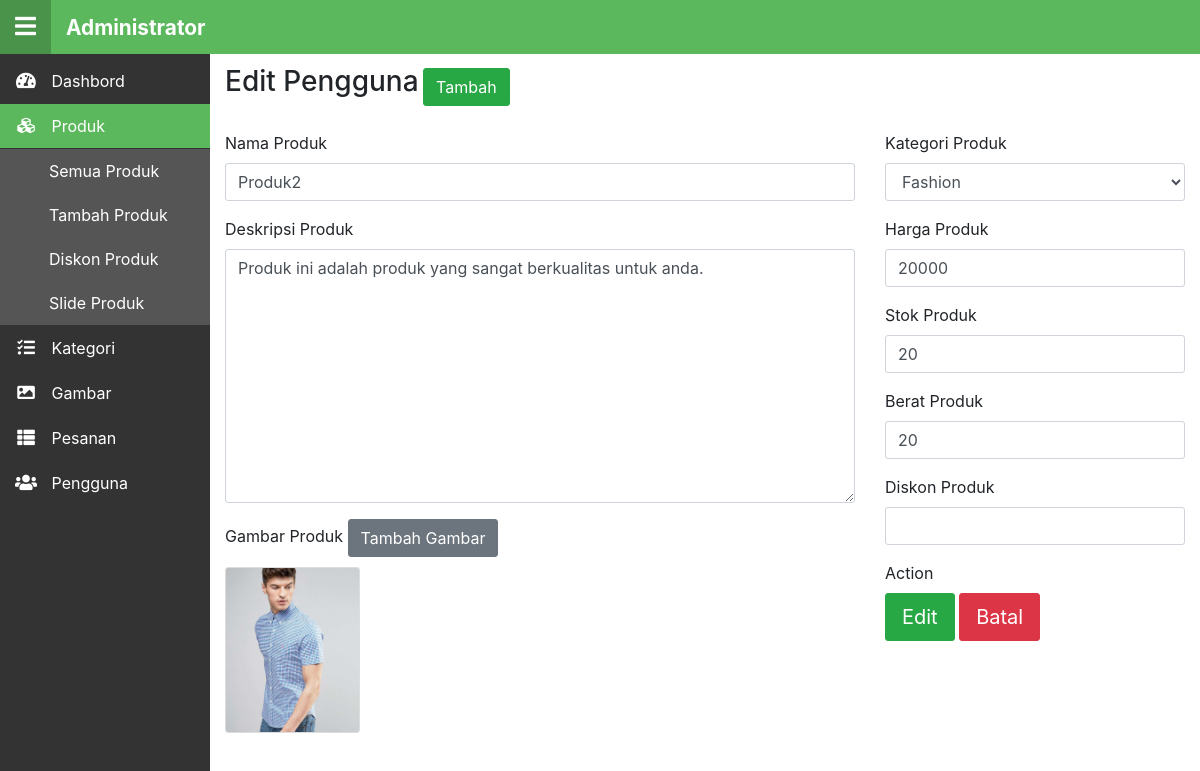
The app's page /admin/edit-produk/5 with its own data.
### tables this page shows
CREATE TABLE `produk` (
  `id` int(11) NOT NULL,
  `nama` varchar(220) NOT NULL,
  `harga` varchar(220) NOT NULL,
  `berat` varchar(220) NOT NULL,
  `ukuran` varchar(200) NOT NULL,
  `warna` varchar(200) NOT NULL,
  `stok` varchar(220) NOT NULL,
  `gambar` varchar(500) NOT NULL,
  `kategori` varchar(220) NOT NULL,
  `diskon` varchar(220) NOT NULL,
  `deskripsi` text NOT NULL
);

CREATE TABLE `gambar` (
  `id` int(11) NOT NULL,
  `nama` varchar(220) NOT NULL
);

### application/controllers/Admin_add_produk.php (called while the page is built, shortened)
<?php
class Admin_add_produk extends CI_Controller {
	public function view($id = '')
	{
		$produk = $this->general->read('produk', array('id' => $id));
		$gambar = explode(',', @$produk->gambar);
		$gambar_produk = [];
		foreach ($gambar as $gambar_id) {
			$gambar_produk[] = $this->general->read('gambar', array('id' => $gambar_id));
		}
		$data['gambar_produk'] = !empty($produk->gambar) ? $gambar_produk: null;
		$data['produk'] = $produk;
		$data['gambar'] = $this->general->read('gambar');
		$data['kategori'] = $this->general->read('kategori');
		$data['title1'] = !empty($id) ? 'Edit Pengguna': 'Tambah';
		$data['msg'] = $this->input->cookie('msg');
		$data['submit'] = !empty($id) ? 'edit': 'add';
		$data['title_submit'] = !empty($id) ? 'Edit': 'Tambah';
		$data['csrf'] = array(
			        'name' => $this->security->get_csrf_token_name(),
			        'hash' => $this->security->get_csrf_hash()
			    );
		$content['content'] = $this->load->view('admin/add-produk', $data, true);
		$title = 'Produk - Administrator';
		$content['title'] = !empty($id) ? 'Edit '.$title: 'Tambah '.$title;
		$content['btn'] = 'produk';
		$this->load->view('layout/admin_template', $content);
		$id = !empty($id) ? $id: @$this->general->last('produk')->id;
		$this->general->reload('admin/edit-produk/'.@$id, array('add', 'edit'));
	}
}

### index.php (called while the page is built, shortened)
<?php
require_once BASEPATH.'core/CodeIgniter.php';

### application/models/General.php (called while the page is built, shortened)
<?php
class General extends CI_Model{
	public function read($table, $id = array())
	{
		if(empty($id)){
			$query = $this->db->get($table);
			return $query->result();
		}else{
			$query = $this->db->get_where($table, $id);
			return $query->row();
		}
	}
}

### application/views/admin/add-produk.php (the view, shortened to what this page needs)
<h3 class="dib"><?=$title1?></h3>
<a href="<?=site_url('admin/tambah-produk/')?>" class="btn btn-success">Tambah</a>
<br>
<br>
<form method="post">
<div class="row">
	<div class="col-md-8">
		<div class="form-group">
			<label>Nama Produk</label>
			<input type="text" class="form-control" name="name" value="<?=@$produk->nama?>">
		</div>
		<div class="form-group">
			<label>Deskripsi Produk</label>
			<textarea class="form-control" name="tentang" rows="10" style="resize:vertical;"><?=@$produk->deskripsi?></textarea>
		</div>
		<div class="form-group">
			<label>Gambar Produk</label>
			<button type="button" class="btn btn-secondary" data-toggle="modal" data-target=".tambah-gambar">Tambah Gambar</button>
				<div class="gambar-produk">
					<?php
					if(!empty($gambar_produk)):
						foreach ($gambar_produk as $gambar_produk_item):?>
						<div class="col-md-3 col-sm-3 gambar-item img-list" id="<?=$gambar_produk_item->id?>">
							<img src="<?=base_url('assets/upload/'.$gambar_produk_item->nama)?>" alt="" class="img">
							<div class="img-select"></div>
						</div>
					<?php
						endforeach;
					endif;
					?>
					<div class="clearfix"></div>
				</div>
		</div>
	</div>
	<div class="col-md-4">
		<div class="form-group">
			<label>Kategori Produk</label>
			<select class="form-control" name="kategori">
				<?php foreach ($kategori as $kategori_item){
						$select = $kategori_item->nama == $produk->kategori ? 'selected="selected"': '';
						echo '<option '.$select.'>'.$kategori_item->nama.'</option>';
					}?>
			</select>
		</div>
		<div class="form-group">
			<label>Harga Produk</label>
			<input type="number" class="form-control" name="harga" value="<?=@$produk->harga?>">
		</div>
		<div class="form-group">
			<label>Stok Produk</label>
			<input type="number" class="form-control" name="stok" value="<?=@$produk->stok?>">
		</div>
		<div class="form-group">
			<label>Berat Produk</label>
			<input type="number" class="form-control" name="berat" title="gram" value="<?=@$produk->berat?>">
		</div>
		<div class="form-group">
			<label>Diskon Produk</label>
			<input type="number" class="form-control" name="diskon" title="persen" value="<?=@$produk->diskon?>">
		</div>
		<div class="form-group">
			<label>Action</label>
			<br>
			<button type="submit" class="btn btn-success btn-lg" name="<?=$submit?>" value="1"><?=$title_submit?></button>
			<a href="<?=site_url('admin/produk')?>" class="btn btn-danger btn-lg">Batal</a>
		</div>
	</div>
</div>
</form>

### assets/css/main.css (style rules this page uses)
.dib { display:inline-block; }
.img { max-width:100%; max-height:100%; }
.form-control, .mce-tinymce, .btn, .panel { border-radius: 3px; }

### assets/css/admin.css (style rules this page uses)
.img-select { position:absolute; top:0; left:0; bottom:0; right:0; margin:10px 15px; border-radius:3px; }
.gambar-produk { margin:0 -15px; }
.gambar-item { float:left; position: relative; padding:10px 15px; }
.gambar-item img { border:1px solid #ddd; border-radius:3px; }

### records on screen
produk: name "Produk2", tentang "Produk ini adalah produk yang sangat berkualitas untuk anda.", harga "20000", stok "20", berat "20"
gambar: nama (picture)

### other values on screen
$title1 "Edit Pengguna"
$title_submit "Edit"
form field kategori "Fashion"
